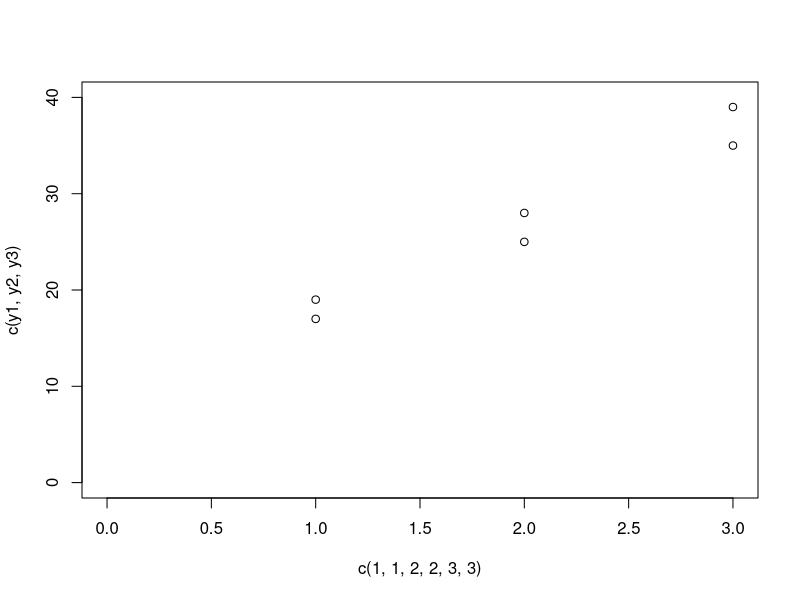

Generate this figure with R: (Note: this script raises an error after producing the figure.)
y1 = c(19, 17)
y2 = c(25, 28)
y3 = c(39, 35)
plot(c(1,1,2,2,3,3), c(y1, y2, y3), xlim=c(0,3), ylim=c(0,40))
abline(a=0, b=MLE.null)
abline(a=muhat-bhat, b=bhat, col="red")
y = sum(y1 + y2 + y3)
MLE.null = y/12

m1 = MLE.null
m2 = 2*MLE.null
m3 = 3*MLE.null

lnl = sum(y1)*log(m1) + sum(y2)*log(m2) + sum(y3)*log(m3) - 2*(m1 + m2 + m3)

lnL.null = lnl
lnL.alt1 = lnl
lnL.alt2 = lnl

s1 = sum(y1)
s2 = sum(y2)
s3 = sum(y3)
sd = s3 -s1
f1 = (sd)/6
f2 = (.5 + s2/(2*s1+sd) + s3/(2*s1+2*sd))
bhat = f1*f2
muhat = 2*s1*bhat/(s3-s1)
m1 = muhat
m2 = m1 + bhat
m3 = m1 +2*bhat

m1 = mean(y1)
m2 = mean(y2)
m3 = mean(y3)